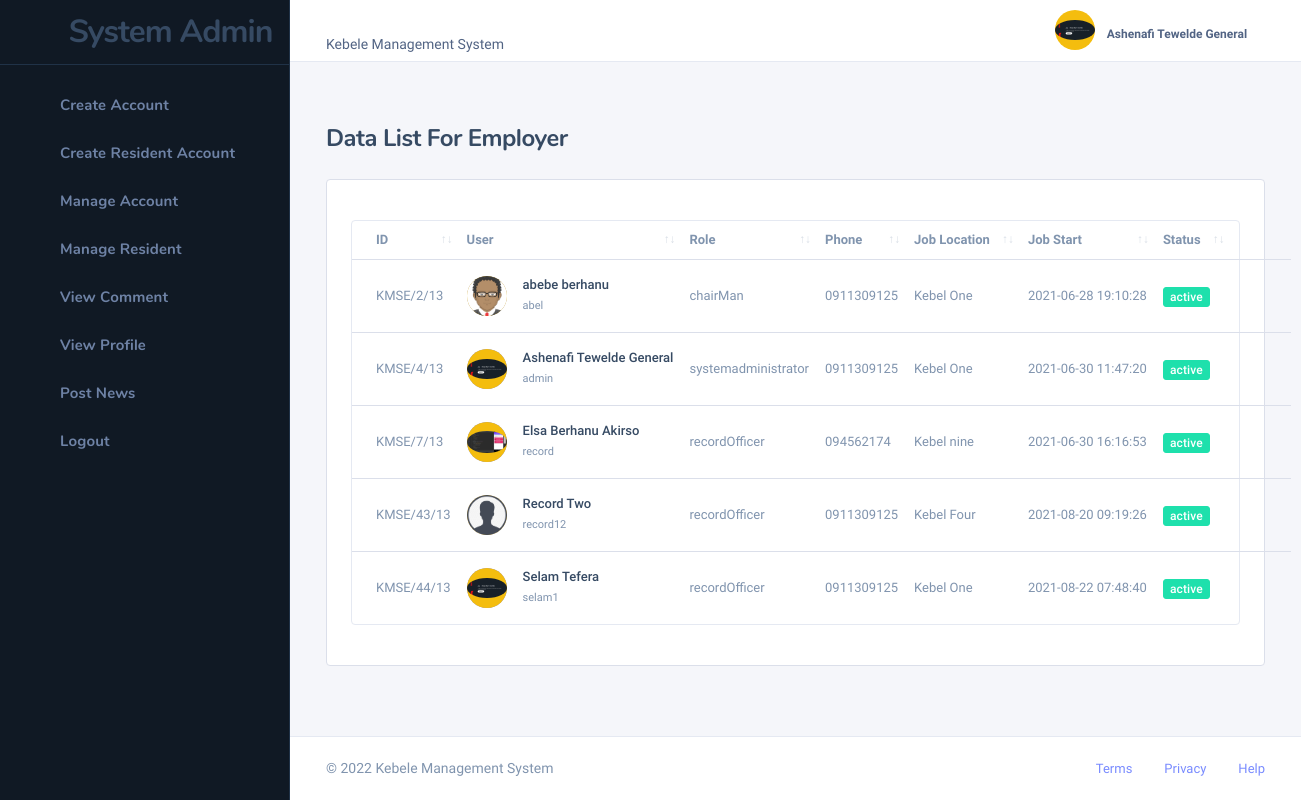
Page /systemadministrator/manage_account.php (signed in) on the committed database.
### tables this page shows
CREATE TABLE `user` (
  `id` int(11) NOT NULL,
  `custom_id` varchar(200) NOT NULL,
  `fullName` varchar(140) NOT NULL,
  `phoneNumber` varchar(30) NOT NULL,
  `age` int(11) NOT NULL,
  `nationality` varchar(99) NOT NULL,
  `woreda` varchar(99) NOT NULL,
  `kebele` varchar(99) NOT NULL,
  `role` varchar(99) NOT NULL,
  `jobLocation` varchar(100) NOT NULL,
  `userPhoto` varchar(200) NOT NULL,
  `username` varchar(50) NOT NULL,
  `password` varchar(50) NOT NULL,
  `date` datetime NOT NULL DEFAULT current_timestamp(),
  `status` varchar(50) NOT NULL DEFAULT 'active'
);

### systemadministrator/manage_account.php (the view, shortened to what this page needs)
<!DOCTYPE html>
<html lang="zxx" class="js">
<?php include '../database/database.php' ?>
<body class="nk-body bg-lighter npc-general has-sidebar ">
    <div class="nk-app-root">
        <div class="nk-main ">
            <?php include './include/sidebar.php' ?>
            <div class="nk-wrap ">
                <?php include './include/navbar.php' ?>
                <div class="nk-content ">
                    <div class="container-fluid">
                        <div class="nk-content-inner">
                            <div class="nk-content-body">
                                <div class="nk-block-head nk-block-head-sm">
                                </div>
                                <div class="nk-block nk-block-lg">
                                    <div class="nk-block-head">
                                        <div class="nk-block-head-content">
                                            <h4 class="nk-block-title">Data List For Employer</h4>
                                        </div>
                                    </div>
                                    <div class="card card-preview">
                                        <div class="card-inner">
                                            <div id="DataTables_Table_1_wrapper"
                                                class="dataTables_wrapper dt-bootstrap4 no-footer">
                                                <div class="datatable-wrap my-3">
                                                    <table
                                                        class="datatable-init nowrap nk-tb-list nk-tb-ulist dataTable no-footer"
                                                        data-auto-responsive="false" id="DataTables_Table_1" role="grid"
                                                        aria-describedby="DataTables_Table_1_info">
                                                        <thead>
                                                            <tr class="nk-tb-item nk-tb-head" role="row">
                                                                <th class="nk-tb-col sorting" tabindex="0"
                                                                    aria-controls="DataTables_Table_1" rowspan="1"
                                                                    colspan="1"
                                                                    aria-label="User: activate to sort column ascending">
                                                                    <span class="sub-text">ID</span>
                                                                </th>
                                                                <th class="nk-tb-col sorting" tabindex="0"
                                                                    aria-controls="DataTables_Table_1" rowspan="1"
                                                                    colspan="1"
                                                                    aria-label="User: activate to sort column ascending">
                                                                    <span class="sub-text">User</span>
                                                                </th>
                                                                <th class="nk-tb-col tb-col-mb sorting" tabindex="0"
                                                                    aria-controls="DataTables_Table_1" rowspan="1"
                                                                    colspan="1"
                                                                    aria-label="Role: activate to sort column ascending">
                                                                    <span class="sub-text">Role</span>
                                                                </th>
                                                                <th class="nk-tb-col tb-col-md sorting" tabindex="0"
                                                                    aria-controls="DataTables_Table_1" rowspan="1"
                                                                    colspan="1"
                                                                    aria-label="Phone: activate to sort column ascending">
                                                                    <span class="sub-text">Phone</span>
                                                                </th>
                                                                <th class="nk-tb-col tb-col-lg sorting" tabindex="0"
                                                                    aria-controls="DataTables_Table_1" rowspan="1"
                                                                    colspan="1"
                                                                    aria-label="Job Location: activate to sort column ascending">
                                                                    <span class="sub-text">Job Location</span>
                                                                </th>
                                                                <th class="nk-tb-col tb-col-lg sorting" tabindex="0"
                                                                    aria-controls="DataTables_Table_1" rowspan="1"
                                                                    colspan="1"
                                                                    aria-label="Job Start: activate to sort column ascending">
                                                                    <span class="sub-text">Job Start</span>
                                                                </th>
                                                                <th class="nk-tb-col tb-col-md sorting" tabindex="0"
                                                                    aria-controls="DataTables_Table_1" rowspan="1"
                                                                    colspan="1"
                                                                    aria-label="Status: activate to sort column ascending">
                                                                    <span class="sub-text">Status</span>
                                                                </th>
                                                                <th class="nk-tb-col nk-tb-col-tools text-right sorting"
                                                                    tabindex="0" aria-controls="DataTables_Table_1"
                                                                    rowspan="1" colspan="1" aria-label="
                                                            : activate to sort column ascending">
                                                                </th>
                                                            </tr>
                                                        </thead>
                                                        <tbody>
                                                            <?php
                                                            $sql = mysqli_query($conn, "SELECT CONCAT(`custom_id`,`id`) as `customId`,`id`, `custom_id`, `fullName`, `phoneNumber`, `age`, `nationality`, `woreda`, `kebele`, `role`, `jobLocation`, `userPhoto`, `username`, `password`, `date`, `status` FROM `user` WHERE `role` != 'resident'");
                                                            while ($row = mysqli_fetch_assoc($sql)) {
                                                                $customId = $row['customId'];
                                                                $fullName = $row['fullName'];
                                                                $username = $row['username'];
                                                                $phoneNumber = $row['phoneNumber'];
                                                                $userPhoto = $row['userPhoto'];
                                                                $date = $row['date'];
                                                                $role = $row['role'];
                                                                $jobLocation = $row['jobLocation'];
                                                                $status = $row['status'];
                                                                if ($status == 'active') {
                                                                    $statCls = 'badge badge-success';
                                                                } else {
                                                                    $statCls = 'badge badge-danger';
                                                                }
                                                            ?>
                                                            <tr class="nk-tb-item even">
                                                                <td class="nk-tb-col tb-col-mb" data-order="35040.34">
                                                                    <span
                                                                        class="tb-role"><?php echo htmlspecialchars($customId) . '/13' ?></span>
                                                                </td>
                                                                <td class="nk-tb-col">
                                                                    <div class="user-card">
                                                                        <div
                                                                            class="user-avatar bg-dim-primary d-none d-sm-flex">
                                                                            <div
                                                                                class="user-avatar user-avatar-sm bg-warning">
                                                                                <img src="./images/<?php echo $userPhoto ?>"
                                                                                    alt="">
                                                                            </div>
                                                                        </div>
                                                                        <div class="user-info">
                                                                            <span class="tb-lead">
                                                                                <?php echo htmlspecialchars($fullName) ?></span>
                                                                            <span><?php echo htmlspecialchars($username) ?></span>
                                                                        </div>
                                                                    </div>
                                                                </td>
                                                                <td class="nk-tb-col tb-col-mb" data-order="35040.34">
                                                                    <span
                                                                        class="tb-role"><?php echo htmlspecialchars($role) ?></span>
                                                                </td>
                                                                <td class="nk-tb-col tb-col-md">
                                                                    <span><?php echo htmlspecialchars($phoneNumber) ?></span>
                                                                </td>
                                                                <td class="nk-tb-col tb-col-lg">
                                                                    <span><?php echo htmlspecialchars($jobLocation) ?></span>
                                                                </td>
                                                                <td class=" nk-tb-col tb-col-lg">
                                                                    <span><?php echo $date ?></span>
                                                                </td>
                                                                <td class="nk-tb-col tb-col-md">
                                                                    <span class="tb-status <?php echo $statCls ?>">
                                                                        <span><?php echo htmlspecialchars($status) ?></span></span>
                                                                </td>
                                                                <td class="nk-tb-col nk-tb-col-tools">
                                                                    <ul class="nk-tb-actions gx-1">
                                                                        <li>
                                                                            <div class="drodown">
                                                                                <a href="#"
                                                                                    class="dropdown-toggle btn btn-icon btn-trigger"
                                                                                    data-toggle="dropdown"><em
                                                                                        class="icon ni ni-more-h"></em></a>
                                                                            </div>
                                                                        </li>
                                                                    </ul>
                                                                </td>
                                                            </tr>
                                                            <?php
                                                            }
                                                            ?>
                                                        </tbody>
                                                    </table>
                                                </div>
                                            </div>
                                        </div>
                                    </div>
                                </div>
                            </div>
                        </div>
                    </div>
                </div>
            </div>
        </div>
    </div>
</body>
</html>

### rows in the picture
user: customId "KMSE/2", userPhoto (placeholder picture), fullName "abebe berhanu", username "abel", role "chairMan", phoneNumber "0911309125", jobLocation "Kebel One", date "2021-06-28 19:10:28", status "active"
user: customId "KMSE/4", userPhoto (picture), fullName "Ashenafi Tewelde General", username "admin", role "systemadministrator", phoneNumber "0911309125", jobLocation "Kebel One", date "2021-06-30 11:47:20", status "active"
user: customId "KMSE/7", userPhoto (picture), fullName "Elsa Berhanu Akirso", username "record", role "recordOfficer", phoneNumber "094562174", jobLocation "Kebel nine", date "2021-06-30 16:16:53", status "active"
user: customId "KMSE/43", userPhoto (picture), fullName "Record Two", username "record12", role "recordOfficer", phoneNumber "0911309125", jobLocation "Kebel Four", date "2021-08-20 09:19:26", status "active"
user: customId "KMSE/44", userPhoto (picture), fullName "Selam Tefera", username "selam1", role "recordOfficer", phoneNumber "0911309125", jobLocation "Kebel One", date "2021-08-22 07:48:40", status "active"

### other values in the picture
$_SESSION['fullName'] "Ashenafi Tewelde General"
